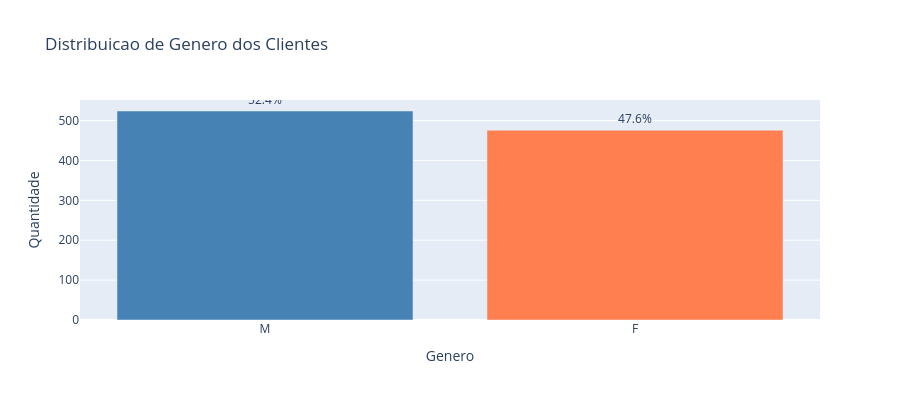

The notebook cell this image was saved under:
### Code cell
# Distribuicao da variavel 'genero'
# Verificar se a base e equilibrada entre homens e mulheres
# Um desequilibrio muito grande pode indicar vies nos dados

contagem_genero = df_clientes['genero'].value_counts().reset_index()
contagem_genero.columns = ['genero', 'quantidade']
contagem_genero['percentual'] = (contagem_genero['quantidade'] / len(df_clientes) * 100).round(1)

fig = px.bar(
    contagem_genero,
    x='genero',
    y='quantidade',
    color='genero',
    title='Distribuicao de Genero dos Clientes',
    labels={'genero': 'Genero', 'quantidade': 'Quantidade'},
    text='percentual',
    color_discrete_map={'M': 'steelblue', 'F': 'coral'}
)
fig.update_traces(texttemplate='%{text}%', textposition='outside')
fig.update_layout(height=400, showlegend=False)
fig.show()

print('Contagem por genero:')
print(contagem_genero.to_string(index=False))

### Figure 1 — Plotly figure (JSON) as saved in the notebook; plotly's stock layout.template omitted (floating-point values rounded to 4 significant figures)
{"data": [{"hovertemplate": "Genero=%{x}<br>Quantidade=%{y}<br>percentual=%{text}<extra></extra>", "legendgroup": "M", "marker": {"color": "steelblue", "pattern": {"shape": ""}}, "name": "M", "orientation": "v", "showlegend": true, "text": [52.4], "textposition": "outside", "texttemplate": "%{text}%", "type": "bar", "x": ["M"], "xaxis": "x", "y": [524], "yaxis": "y"}, {"hovertemplate": "Genero=%{x}<br>Quantidade=%{y}<br>percentual=%{text}<extra></extra>", "legendgroup": "F", "marker": {"color": "coral", "pattern": {"shape": ""}}, "name": "F", "orientation": "v", "showlegend": true, "text": [47.6], "textposition": "outside", "texttemplate": "%{text}%", "type": "bar", "x": ["F"], "xaxis": "x", "y": [476], "yaxis": "y"}], "layout": {"barmode": "relative", "height": 400, "legend": {"title": {"text": "Genero"}, "tracegroupgap": 0}, "showlegend": false, "title": {"text": "Distribuicao de Genero dos Clientes"}, "xaxis": {"anchor": "y", "categoryarray": ["M", "F"], "categoryorder": "array", "domain": [0, 1], "title": {"text": "Genero"}}, "yaxis": {"anchor": "x", "domain": [0, 1], "title": {"text": "Quantidade"}}}}
